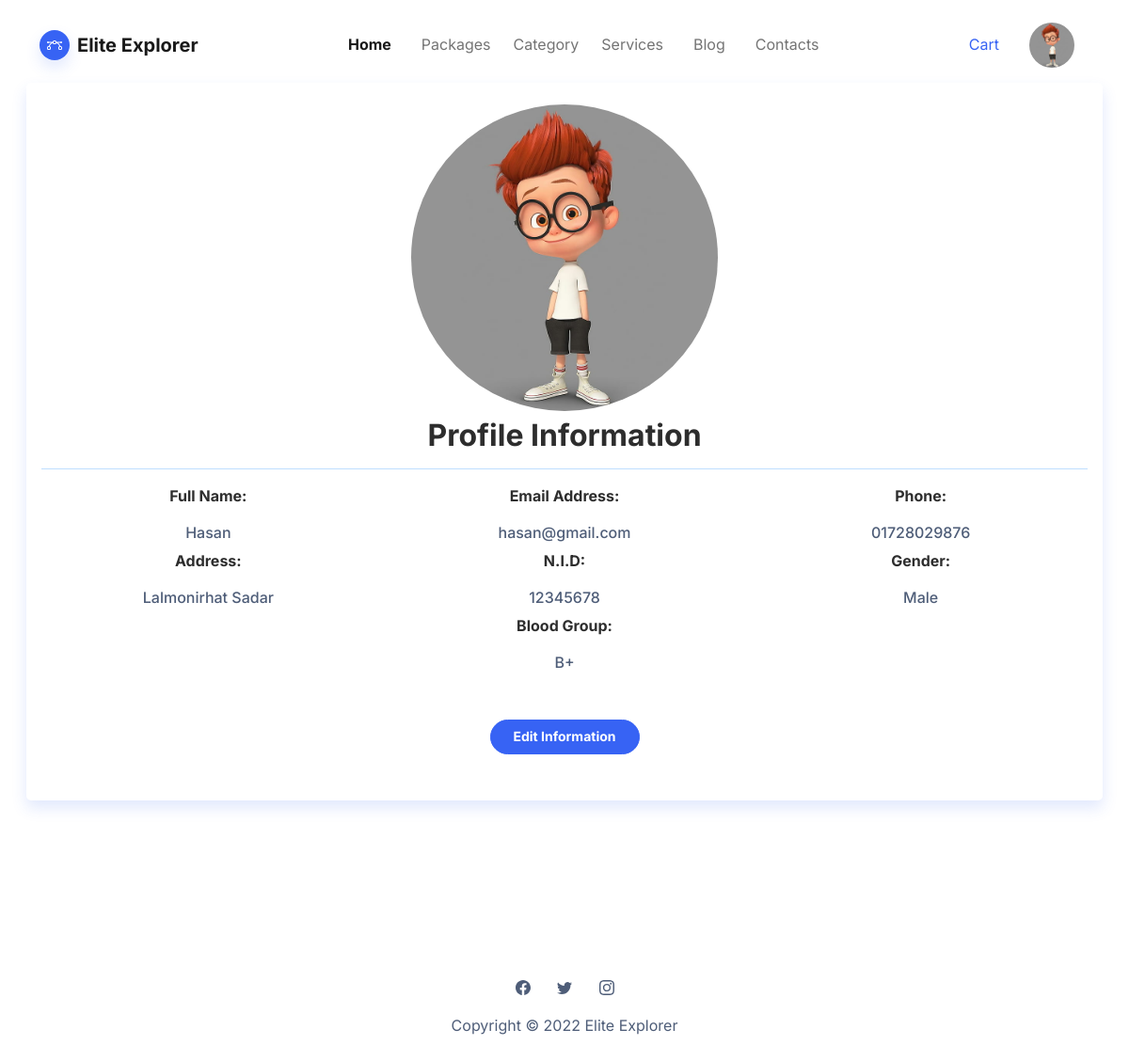
The app's page /Project_Files/profile.php (signed in) with its own data.
### tables this page shows
CREATE TABLE `users` (
  `id` int(11) NOT NULL,
  `full_Name` varchar(50) NOT NULL,
  `email` varchar(50) NOT NULL,
  `phone_number` varchar(11) NOT NULL,
  `address` varchar(20) NOT NULL,
  `nid` varchar(15) NOT NULL,
  `gender` varchar(10) NOT NULL,
  `blood_group` varchar(10) NOT NULL,
  `password` varchar(20) NOT NULL,
  `dp` varchar(200) DEFAULT NULL
);

### Project_Files/profile.php (the view, shortened to what this page needs)
<?php
include('header.php');
if (isset($_SESSION['email'])) {
    $e = $_SESSION['email'];
    $sql = "SELECT * from users where email = '$e'";
    $res = mysqli_query($link, $sql);
    while ($rows = mysqli_fetch_assoc($res)) {
        $name = $rows['full_Name'];
        $email = $rows['email'];
        $phnN = $rows['phone_number'];
        $add = $rows['address'];
        $nid = $rows['nid'];
        $gender = $rows['gender'];
        $blood_g = $rows['blood_group'];
        $logo_file_path = $rows['dp'];
        $path = preg_replace('/\s+/', '', 'uploads/' . $logo_file_path);
    } ?>
    <section class="py-5">
        <div class="card">
            <div class="card-body">
                <div class="container-fluid">
                    <div class="card shadow mb-3">
                        <div class="card-body">
                            <div class="image1">
                                <img src="<?php echo $path ?>" alt="">
                            </div>
                            <h2 style="text-align:center"><b> Profile Information</b></h2>
                            <hr class="badge-primary ">
                            <div class="row" style="margin-bottom: 25px;text-align: center;">
                                <div class="col-sm-4">
                                    <p class="font-weight-bold">Full Name:</p>
                                    <h6 class="text-muted"><?php echo $name ?></h6>
                                </div>
                                <div class="col-sm-4">
                                    <p class="font-weight-bold">Email Address:</p>
                                    <h6 class="text-muted"><?php echo $email ?></h6>
                                </div>
                                <div class="col-sm-4">
                                    <p class="font-weight-bold">Phone:</p>
                                    <h6 class="text-muted"><?php echo $phnN ?></h6>
                                </div>
                                <div class="col-sm-4">
                                    <p class="font-weight-bold">Address:</p>
                                    <h6 class="text-muted"><?php echo $add ?></h6>
                                </div>
                                <div class="col-sm-4">
                                    <p class="font-weight-bold">N.I.D:</p>
                                    <h6 class="text-muted"><?php echo $nid ?></h6>
                                </div>
                                <div class="col-sm-4">
                                    <p class="font-weight-bold">Gender:</p>
                                    <h6 class="text-muted"><?php echo $gender ?></h6>
                                </div>
                                <div class="col-sm-12">
                                    <p class="font-weight-bold">Blood Group:</p>
                                    <h6 class="text-muted"><?php echo $blood_g ?></h6>
                                </div>
                                <div class="col">
                                </div>
                                <div class="col-md-12" style="text-align: center;margin-top: 5px;"><a class="nav-link" href="editprofile.php"><button class="btn btn-primary btn-sm" id="submitBtn" type="submit">Edit Information</button></a></div>
                            </div>
                        </div>
                    </div>
                </div>
            </div>
        </div>
    </section>
    <footer class="text-center">
        <div class="container text-muted py-4 py-lg-5">
            <ul class="list-inline">
            </ul>
            <ul class="list-inline">
                <li class="list-inline-item me-4"></li>
                <li class="list-inline-item me-4"></li>
                <li class="list-inline-item"></li>
            </ul>
            <p class="mb-0">Copyright © 2022 Elite Explorer</p>
        </div>
    </footer>
    </body>
    </html>
<?php }
 ?>

### Project_Files/assets/css/review.css (style rules this page uses)
.row { display: flex; flex-wrap: wrap; justify-content: center; }
.col { flex: 33.33%; max-width: 33.33%; box-sizing: border-box; padding: 15px; }

### Project_Files/edit-profile.css (style rules this page uses)
.card { background: #ffffff; -webkit-border-radius: 5px; -moz-border-radius: 5px; border-radius: 5px; border: 0; margin-bottom: 1rem; }
.image1 img { position: relative; display: block; margin-left: auto; margin-right: auto; z-index: 1; width: 340px; height: 340px; border-radius: 50%; border: 7px solid #fff; }

### Project_Files/header.php (style rules this page uses)
html { scroll-behavior: smooth; }

### records on screen
users: full_Name "Hasan", email "hasan@gmail.com", phone_number "01728029876", address "Lalmonirhat Sadar", nid "12345678", gender "Male", blood_group "B+"
